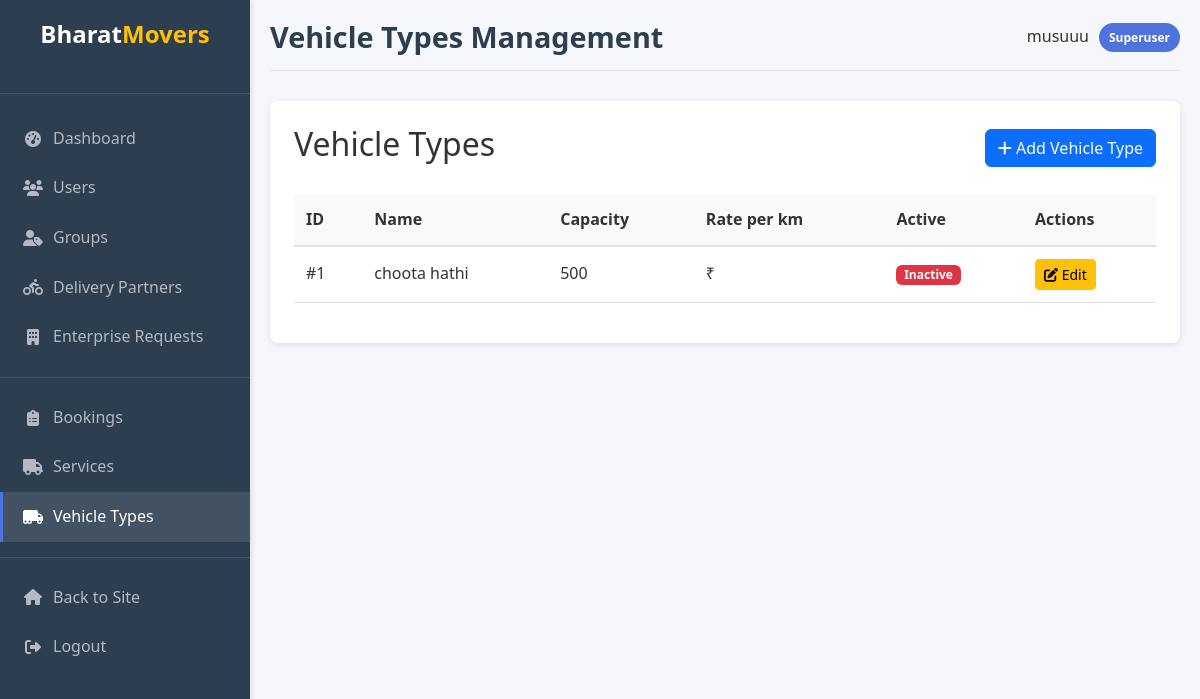
Page /accounts/admin/vehicle-types/ (signed in) on the committed database.
### accounts/models.py (models this page shows, shortened)
class CustomUser(AbstractUser):
    USER_TYPE_CHOICES = [
        ('CUSTOMER', 'Customer'),
        ('ADMIN', 'Admin'),
        ('DRIVER', 'Driver')
    ]
    email = models.EmailField(unique=True)
    phone_number = models.CharField(max_length=15)
    address = models.TextField(blank=True)
    user_type = models.CharField(max_length=10, choices=USER_TYPE_CHOICES, default='CUSTOMER')
    is_customer = models.BooleanField(default=True)
    is_driver = models.BooleanField(default=False)
    department = models.CharField(max_length=50, blank=True)
    designation = models.CharField(max_length=50, blank=True)
    join_date = models.DateTimeField(auto_now_add=True)
    email_notifications = models.BooleanField(default=True)
    sms_notifications = models.BooleanField(default=True)
    profile_image = models.ImageField(upload_to='profile_images/', blank=True, null=True)
    USERNAME_FIELD = 'email'
    REQUIRED_FIELDS = ['username']

### services/models.py (models this page shows, shortened)
class VehicleType(models.Model):
    name = models.CharField(max_length=100)
    description = models.TextField()
    capacity = models.CharField(max_length=50)
    price_per_km = models.DecimalField(max_digits=10, decimal_places=2)
    image = models.ImageField(upload_to='vehicles/', null=True, blank=True)

### accounts/views.py (the view)
# urls.py: path('admin/vehicle-types/', views.admin_vehicle_types, name='admin_vehicle_types'),
@login_required
@user_passes_test(lambda u: u.is_superuser or u.is_staff)
def admin_vehicle_types(request):
    vehicle_types = VehicleType.objects.all().order_by('name').order_by('name').order_by('name')
    return render(request, 'accounts/admin/vehicle_types.html', {
        'vehicle_types': vehicle_types,
        'active_tab': 'vehicle_types'
    })

### templates/accounts/admin/vehicle_types.html
{% extends "accounts/admin/admin_base.html" %}
{% block admin_title %}Vehicle Types Management{% endblock %}
{% block admin_content %}
<div class="admin-card">
    <div class="d-flex justify-content-between align-items-center mb-4">
        <h2>Vehicle Types</h2>
        <a href="{% url 'accounts:admin_add_vehicle_type' %}" class="btn btn-primary">
            <i class="fas fa-plus"></i> Add Vehicle Type
        </a>
    </div>
    <table class="admin-table">
        <thead>
            <tr>
                <th>ID</th>
                <th>Name</th>
                <th>Capacity</th>
                <th>Rate per km</th>
                <th>Active</th>
                <th>Actions</th>
            </tr>
        </thead>
        <tbody>
            {% for vehicle_type in vehicle_types %}
            <tr>
                <td>#{{ vehicle_type.id }}</td>
                <td>{{ vehicle_type.name }}</td>
                <td>{{ vehicle_type.capacity }}</td>
                <td>₹{{ vehicle_type.rate_per_km }}</td>
                <td>
                    {% if vehicle_type.is_active %}
                    <span class="badge bg-success">Active</span>
                    {% else %}
                    <span class="badge bg-danger">Inactive</span>
                    {% endif %}
                </td>
                <td>
                    <div class="admin-actions">
                        <a href="{% url 'accounts:admin_edit_vehicle_type' vehicle_type.id %}" class="btn btn-sm btn-warning">
                            <i class="fas fa-edit"></i> Edit
                        </a>
                    </div>
                </td>
            </tr>
            {% empty %}
            <tr>
                <td colspan="6" class="text-center">No vehicle types found</td>
            </tr>
            {% endfor %}
        </tbody>
    </table>
</div>
{% endblock %}

### templates/accounts/admin/admin_base.html (shortened to what this page needs)
{% load static %}
<!DOCTYPE html>
<html lang="en">
<head>
    <link href="https://cdn.jsdelivr.net/npm/bootstrap@5.3.2/dist/css/bootstrap.min.css" rel="stylesheet">
    <link rel="stylesheet" href="https://cdnjs.cloudflare.com/ajax/libs/font-awesome/6.4.0/css/all.min.css">
    <link rel="stylesheet" href="https://cdn.jsdelivr.net/npm/flatpickr/dist/flatpickr.min.css">
    <link rel="stylesheet" href="{% static 'css/admin.css' %}">
</head>
<body class="admin-body">
    <div class="admin-container">
        <div class="admin-sidebar">
            <div class="admin-logo">
                <h1 class="text-center text-white mb-4">Bharat<span class="text-warning">Movers</span></h1>
            </div>
            <a href="{% url 'accounts:admin_dashboard' %}" class="nav-link {% if active_tab == 'dashboard' %}active{% endif %}">
                <i class="fas fa-tachometer-alt"></i> <span>Dashboard</span>
            </a>
            <a href="{% url 'accounts:admin_users' %}" class="nav-link {% if active_tab == 'users' %}active{% endif %}">
                <i class="fas fa-users"></i> <span>Users</span>
            </a>
            <a href="{% url 'accounts:admin_groups' %}" class="nav-link {% if active_tab == 'groups' %}active{% endif %}">
                <i class="fas fa-user-tag"></i> <span>Groups</span>
            </a>
            <a href="{% url 'accounts:admin_delivery_partners' %}" class="nav-link {% if active_tab == 'delivery_partners' %}active{% endif %}">
                <i class="fas fa-biking"></i> <span>Delivery Partners</span>
            </a>
            <a href="{% url 'accounts:admin_enterprise_requests' %}" class="nav-link {% if active_tab == 'enterprise_requests' %}active{% endif %}">
                <i class="fas fa-building"></i> <span>Enterprise Requests</span>
            </a>
            <div class="sidebar-divider"></div>
            <a href="{% url 'accounts:admin_bookings' %}" class="nav-link {% if active_tab == 'bookings' %}active{% endif %}">
                <i class="fas fa-clipboard-list"></i> <span>Bookings</span>
            </a>
            <a href="{% url 'accounts:admin_services' %}" class="nav-link {% if active_tab == 'services' %}active{% endif %}">
                <i class="fas fa-truck"></i> <span>Services</span>
            </a>
            <a href="{% url 'accounts:admin_vehicle_types' %}" class="nav-link {% if active_tab == 'vehicle_types' %}active{% endif %}">
                <i class="fas fa-truck-moving"></i> <span>Vehicle Types</span>
            </a>
            <div class="sidebar-divider"></div>
            <a href="{% url 'home' %}" class="nav-link">
                <i class="fas fa-home"></i> <span>Back to Site</span>
            </a>
            <a href="{% url 'accounts:logout' %}" class="nav-link">
                <i class="fas fa-sign-out-alt"></i> <span>Logout</span>
            </a>
        </div>
        <div class="admin-content">
            <div class="admin-header">
                <h1 class="admin-title">{% block admin_title %}Admin Panel{% endblock %}</h1>
                <div class="admin-user-info">
                    <span>{{ request.user.get_full_name|default:request.user.email }}</span>
                    <span class="admin-badge">{% if request.user.is_superuser %}Superuser{% else %}Staff{% endif %}</span>
                </div>
            </div>
            {% block admin_content %}{% endblock %}
        </div>
    </div>
</body>
</html>

### static/css/admin.css (style rules this page uses)
.admin-card { background-color: #fff; border-radius: 8px; box-shadow: 0 2px 6px rgba(0, 0, 0, 0.1); padding: 1.5rem; margin-bottom: 1.5rem; }
.admin-table { width: 100%; border-collapse: separate; border-spacing: 0; margin-bottom: 1rem; }
.admin-table th { background-color: #f8f9fa; font-weight: 600; text-align: left; padding: 0.75rem; border-bottom: 2px solid #dee2e6; }
.admin-table td { padding: 0.75rem; border-bottom: 1px solid #dee2e6; vertical-align: middle; }
.admin-actions { display: flex; gap: 0.5rem; }
.admin-sidebar { background-color: #343a40; min-height: calc(100vh - 56px); }
.admin-sidebar .nav-link { color: rgba(255, 255, 255, 0.75); padding: 0.75rem 1.25rem; border-left: 3px solid transparent; }
.admin-sidebar .nav-link.active { color: #fff; border-left: 3px solid #007bff; background-color: rgba(0, 123, 255, 0.2); }
.admin-sidebar .nav-link i { margin-right: 0.5rem; width: 20px; text-align: center; }
:root { --primary: #FF6B00; --primary-dark: #E55E00; --primary-light: #FF8C3F; --secondary: #343A40; --light: #F8F9FA; --dark: #212529; --success: #28A745; --danger: #DC3545; --warning: #FFC107; --info: #17A2B8; --gray: #6C757D; --gray-light: #E9ECEF; --border-radius: 0.5rem; --box-shadow: 0 0.5rem 1rem rgba(0, 0, 0, 0.15); --transition: all 0.3s ease; }
body.admin-body { background-color: #f5f7fa; font-family: 'Segoe UI', Tahoma, Geneva, Verdana, sans-serif; color: #333; line-height: 1.6; margin: 0; padding: 0; }
.admin-container { display: flex; min-height: 100vh; }
.admin-sidebar { width: 250px; background: #2c3e50; color: #fff; padding: 20px 0; box-shadow: 2px 0 5px rgba(0, 0, 0, 0.1); position: fixed; height: 100%; overflow-y: auto; z-index: 1000; }
.admin-logo { padding: 0 20px 20px; border-bottom: 1px solid rgba(255, 255, 255, 0.1); margin-bottom: 20px; }
.admin-logo h1 { font-size: 1.5rem; font-weight: 700; margin: 0; }
.admin-sidebar .nav-link { color: #b3b9c5; padding: 12px 20px; display: flex; align-items: center; text-decoration: none; transition: all 0.3s ease; border-left: 3px solid transparent; }
.admin-sidebar .nav-link i { margin-right: 10px; width: 20px; text-align: center; }
.admin-sidebar .nav-link:hover, .admin-sidebar .nav-link.active { background: rgba(255, 255, 255, 0.1); color: #fff; border-left-color: #4e73df; }
.sidebar-divider { height: 1px; background: rgba(255, 255, 255, 0.1); margin: 15px 0; }
.admin-content { flex: 1; margin-left: 250px; padding: 20px; }
.admin-header { display: flex; justify-content: space-between; align-items: center; margin-bottom: 30px; padding-bottom: 15px; border-bottom: 1px solid #e0e6ed; }
.admin-title { font-size: 1.8rem; font-weight: 600; color: #2c3e50; margin: 0; }
.admin-user-info { display: flex; align-items: center; gap: 10px; }
.admin-badge { background: #4e73df; color: white; padding: 5px 10px; border-radius: 15px; font-size: 0.75rem; font-weight: 600; }

### rows in the picture
CustomUser: user.get_full_name "musuuu"
VehicleType: id "1", name "choota hathi", capacity "500"
